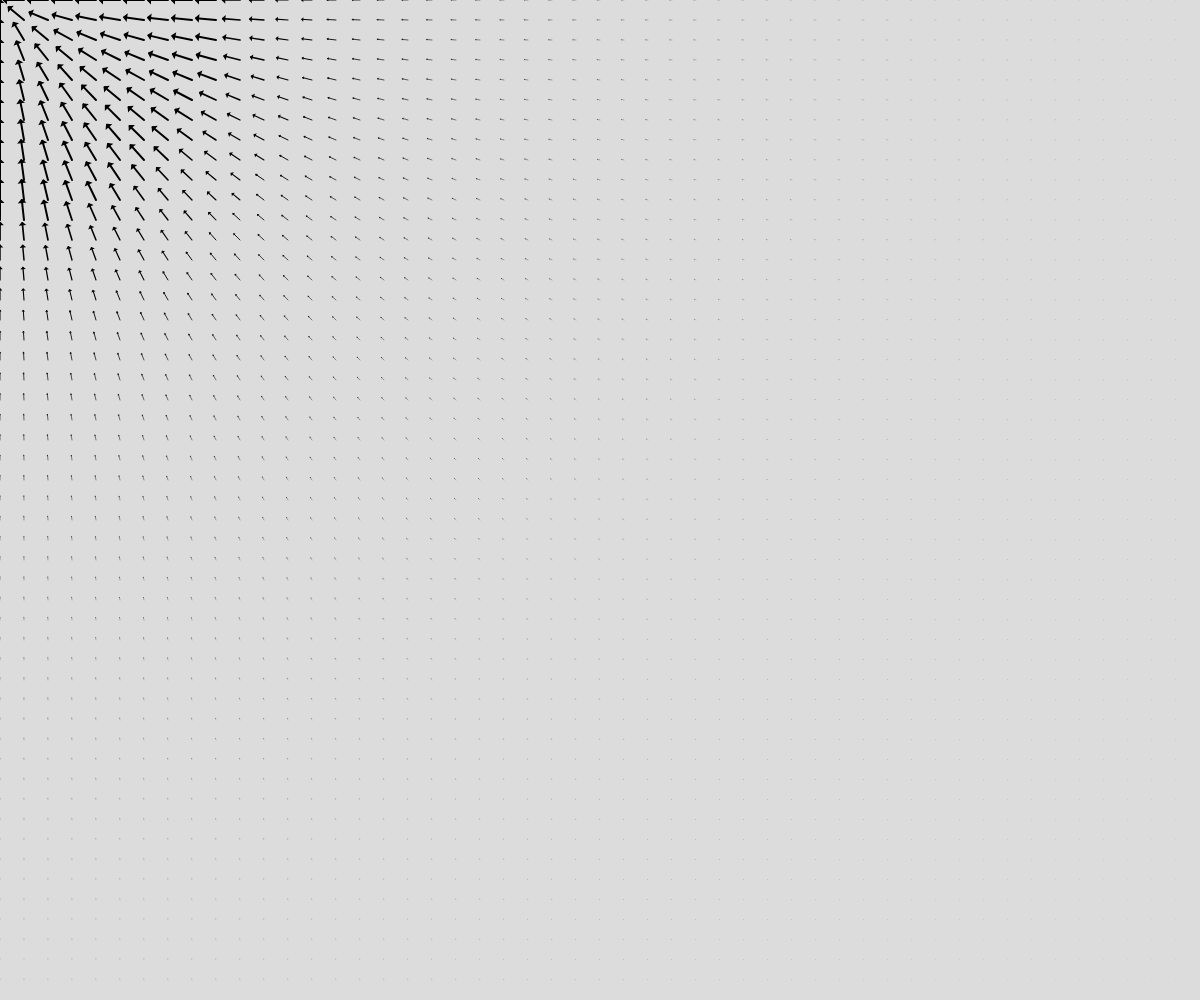
Frame 1 (no input)
Frame 60 (no input): identical to frame 1, image omitted
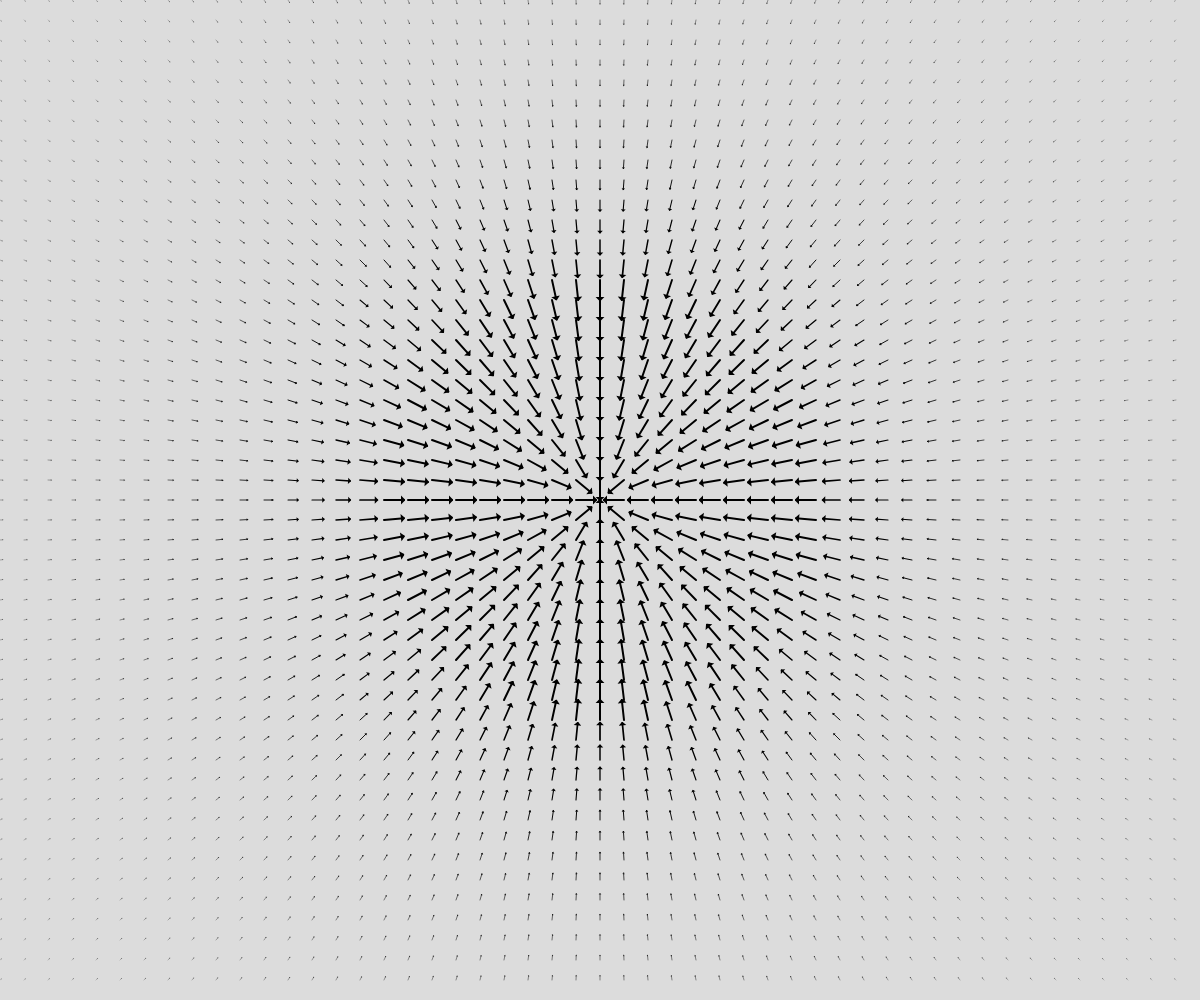
Frame 120 (the mouse pressed at the canvas centre since frame 60)

The p5.js sketch that drew these frames (run headless with seeded random() and noise() and a simulated clock; from frame 60 on, the mouse is pressed at the canvas centre):

// p5.js sketch
// ── sketch.js
const AXIS = new p5.Vector(50, 50);
let base;
let dista;
let force;

function setup() {
  createCanvas(windowWidth, windowHeight);
}

function draw() {
  background(220);
  end = new p5.Vector(mouseX, mouseY);

  for (let j = 0; j < height; j += height / AXIS.y) {
    for (let i = 0; i < width; i += width / AXIS.x) {
      base = new p5.Vector(i, j);
      dista = p5.Vector.dist(base, end);
      force = (100 * -10 * 1000) / pow(dista, 2);
      force = constrain(force, -20, Infinity);
      drawArrow(base, end, -force, 0.1);
    }
  }
}

function drawArrow(origin, end, length = 10, scl = 0.5) {
  push();
  let dir = p5.Vector.sub(end, origin);
  dir.normalize();
  translate(origin.x, origin.y);
  strokeWeight(length * scl);
  line(0, 0, dir.x * length, dir.y * length);
  translate(
    p5.Vector.sub(
      p5.Vector.mult(dir, length),
      p5.Vector.mult(dir, length * scl)
    )
  );

  beginShape();
  vertex(dir.x * length * scl, dir.y * length * scl);
  vertex(dir.y * length * scl, -dir.x * length * scl);
  vertex(-dir.y * length * scl, dir.x * length * scl);
  vertex(dir.x * length * scl, dir.y * length * scl);
  endShape();
  pop();
}
